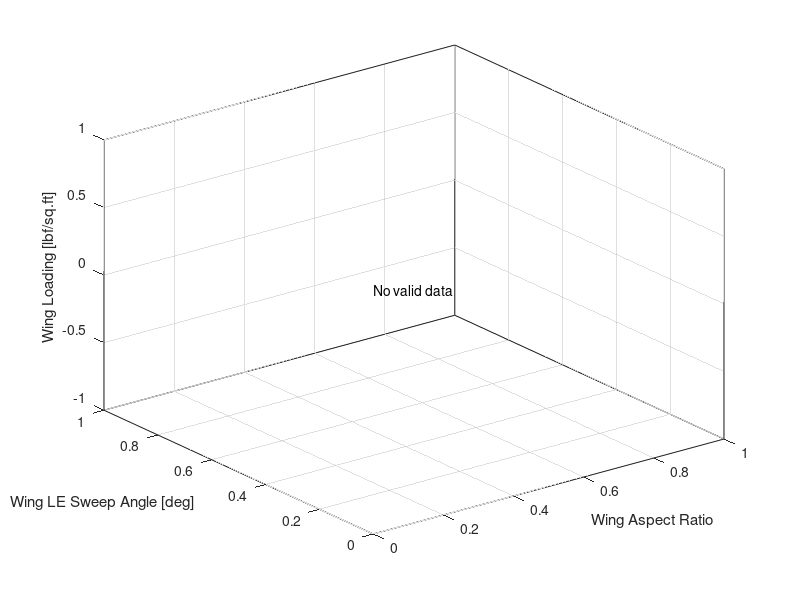

The MATLAB source for this figure: (Note: this script raises an error after producing the figure.)
clearvars;
clc;
close all;

displayResults = false;

valuesPerInput = 2;

WL = linspace(80, 105, valuesPerInput);
AR = linspace(2.5, 5, valuesPerInput);
SA = linspace(25, 55, valuesPerInput);

nCases = valuesPerInput^3;

resultsFlat = cell(nCases,1);
MTOWsFlat = NaN(nCases,1);

parfor idx = 1:nCases
    [i,j,l] = ind2sub([valuesPerInput, valuesPerInput, valuesPerInput], idx);

    aircraft = struct;
    aircraft.constants.wingLoading = WL(i);
    aircraft.wing.AR = AR(j);
    aircraft.wing.taper_ratio = 0.4;
    aircraft.wing.sweep = SA(l);

    try
        aircraft = Main_forTS(aircraft);
        resultsFlat{idx} = aircraft;
        MTOWsFlat(idx) = aircraft.weight.total;
    catch ERRMSG
        resultsFlat{idx} = ERRMSG.message;
        MTOWsFlat(idx) = NaN;
    end
end

results = reshape(resultsFlat, valuesPerInput, valuesPerInput, valuesPerInput);
MTOWs   = reshape(MTOWsFlat,   valuesPerInput, valuesPerInput, valuesPerInput);

%% Plot MTOW as color over (AR, SA, WL)

figure;
hold on;
grid on;
box on;
view(3);

xVals = [];   % AR
yVals = [];   % SA
zVals = [];   % WL
cVals = [];   % MTOW

for i = 1:length(WL)
    for j = 1:length(AR)
        for l = 1:length(SA)

            val = MTOWs(i,j,l);

            % Skip invalid values
            if isempty(val)
                continue
            end
            if ~isnumeric(val) || ~isscalar(val)
                continue
            end
            if ~isreal(val) || isnan(val)
                continue
            end

            xVals(end+1) = AR(j);
            yVals(end+1) = SA(l);
            zVals(end+1) = WL(i);
            cVals(end+1) = val;
        end
    end
end

if ~isempty(cVals)
    scatter3(xVals, yVals, zVals, 100, cVals, "filled");
    cb = colorbar;
    cb.Label.String = "MTOW (lbf)";
else
    text(mean(xlim), mean(ylim), mean(zlim), "No valid data", ...
        "HorizontalAlignment","center");
end

xlabel("Wing Aspect Ratio");
ylabel("Wing LE Sweep Angle [deg]");
zlabel("Wing Loading [lbf/sq.ft]");
title("");

%% Count error types
resultsFlat = results(:);

isText = cellfun(@(x) ischar(x) || isstring(x), resultsFlat);
textEntries = string(resultsFlat(isText));
textEntries = textEntries(textEntries ~= "");

[uniqueMsgs, ~, idx] = unique(textEntries);
counts = accumarray(idx, 1);

[counts, order] = sort(counts, 'descend');
uniqueMsgs = uniqueMsgs(order);

for n = 1:length(uniqueMsgs)
    fprintf("%5d  :  %s\n", counts(n), uniqueMsgs(n));
end

%% ============================================================
%% Contour plots: MTOW over (AR, SA), one panel per WL >= 90
% ============================================================

validWLIdx = find(WL >= 90);

nPlots = numel(validWLIdx);
nCols = ceil(sqrt(nPlots));
nRows = ceil(nPlots / nCols);

figure;
tiledlayout(nRows, nCols, "TileSpacing","compact", "Padding","compact");

for p = 1:nPlots
    i = validWLIdx(p);

    nexttile;
    hold on; grid on; box on;

    % Extract MTOW slice for this WL: size = (nAR x nSA)
    M = squeeze(MTOWs(i,:,:));   % AR x SA

    % Ensure numeric and mask invalids
    M = double(M);
    M(~isfinite(M) | ~isreal(M)) = NaN;

    % Build grids (AR along x, SA along y)
    [ARgrid, SAgrid] = meshgrid(AR, SA);

    % Note: M is (AR x SA), but meshgrid is (SA x AR), so transpose M
    Mplot = M';  % now (SA x AR)

    % Plot filled contours
    if any(~isnan(Mplot(:)))
        contourf(ARgrid, SAgrid, Mplot, 12, "LineColor","none");
        colormap(parula);
        cb = colorbar;
        cb.Label.String = "MTOW";
    else
        text(mean(AR), mean(SA), "No valid data", ...
            "HorizontalAlignment","center");
    end

    xlabel("Aspect Ratio, AR");
    ylabel("Sweep Angle, SA [deg]");
    title(sprintf("Wing Loading = %.3g", WL(i)));
end

% Optional: unify color limits across all panels for fair comparison
allVals = MTOWs(WL >= 90, :, :);
allVals = allVals(isfinite(allVals) & isreal(allVals));
if ~isempty(allVals)
    clim([min(allVals), max(allVals)]);
end

%% ============================================================
%% Iso-MTOW contour plots (75k, 85k, 95k) over (AR, SA)
% One panel per WL >= 90
% ============================================================

validWLIdx = find(WL >= 90);

nPlots = numel(validWLIdx);
nCols = ceil(sqrt(nPlots));
nRows = ceil(nPlots / nCols);

isoLevels = [75000:1000:85000];

figure;
tiledlayout(nRows, nCols, "TileSpacing","compact", "Padding","compact");

for p = 1:nPlots
    i = validWLIdx(p);

    nexttile;
    hold on; grid on; box on;

    % Extract MTOW slice (AR x SA)
    M = squeeze(MTOWs(i,:,:));

    % Clean invalid values
    M = double(M);
    M(~isfinite(M) | ~isreal(M)) = NaN;

    % Build grids
    [ARgrid, SAgrid] = meshgrid(AR, SA);
    Mplot = M';  % match meshgrid orientation

    % Only plot if valid data exists
    if any(~isnan(Mplot(:)))
        [C, h] = contour(ARgrid, SAgrid, Mplot, isoLevels, ...
            "LineWidth", 1.8);

        clabel(C, h, "FontSize", 10, "Color", "k");

        legendStrings = arrayfun(@(x) sprintf("%.0f lb", x), isoLevels, ...
            "UniformOutput", false);
        legend(legendStrings, "Location", "best");
    else
        text(mean(AR), mean(SA), "No valid data", ...
            "HorizontalAlignment","center");
    end

    xlabel("Wing Aspect Ratio");
    ylabel("Sweep Angle [deg]");
    title(sprintf("Wing Loading = %.3g lb/sq.ft", WL(i)));
end

%% ============================================================
%% Iso-MTOW contour plot over (AR, SA)
% Only WL = 105
% ============================================================

isoLevels = 75000:1000:85000;

% Find index corresponding to WL = 105 (with tolerance for floating point)
[~, i] = min(abs(WL - 105));

figure;
hold on; grid on; box on;

% Extract MTOW slice (AR x SA)
M = squeeze(MTOWs(i,:,:));

% Clean invalid values
M = double(M);
M(~isfinite(M) | ~isreal(M)) = NaN;

% Build grids
[ARgrid, SAgrid] = meshgrid(AR, SA);
Mplot = M';  % match meshgrid orientation

% Plot contours if valid data exists
if any(~isnan(Mplot(:)))
    [C, h] = contour(ARgrid, SAgrid, Mplot, isoLevels, ...
        "LineWidth", 1.6);

    % Label contours with units
    clabel(C, h, ...
        "FontSize", 10, ...
        "Color", "k")%, ...
        %"LabelFormat", "%.0f lbf");
else
    text(mean(AR), mean(SA), "No valid data", ...
        "HorizontalAlignment","center");
end

xlabel("Aspect Ratio, AR");
ylabel("Sweep Angle, SA [deg]");
title(sprintf("Iso-MTOW Contours at WL = %.0f lbf/ft^2", WL(i)));

%% ============================================================
%% Iso-MTOW contour plot over (AR, SA)
% Only WL = 105
% ============================================================

isoLevels = 72000:1000:88000;

% Find index corresponding to WL = 105
[~, i] = min(abs(WL - 105));

figure;
hold on;
grid on;
box on;

% Extract MTOW slice (AR x SA)
M = squeeze(MTOWs(i,:,:));

% Clean invalid values
M = double(M);
M(~isfinite(M) | ~isreal(M)) = NaN;

% Build grids
[ARgrid, SAgrid] = meshgrid(AR, SA);
Mplot = M';   % match meshgrid orientation

if any(~isnan(Mplot(:)))
    [C, h] = contour(ARgrid, SAgrid, Mplot, isoLevels, "LineWidth", 2.8);

    % Basic contour labels
    clabel(C, h, "FontSize", 12, "Color", "k", "LabelSpacing", 600);

    % Legend with units
    legend(h(1), "MTOW contours [lbf]", "Location", "bestoutside");
else
    text(mean(AR), mean(SA), "No valid data", ...
        "HorizontalAlignment", "center");
end

xlabel("Wing Aspect Ratio");
ylabel("Wing LE Sweep Angle [deg]");
% title(sprintf("Iso-MTOW Contours at WL = %.0f lbf/ft^2", WL(i)));
